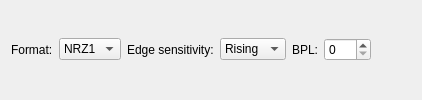
          <widget class="QWidget" name="tape">
           <attribute name="title">
            <string>Input signal</string>
           </attribute>
           <layout class="QVBoxLayout" name="verticalLayout_3">
            <item>
             <layout class="QHBoxLayout" name="horizontalLayout_3">
              <item>
               <widget class="QLabel" name="label_13">
                <property name="text">
                 <string>Format:</string>
                </property>
               </widget>
              </item>
              <item>
               <widget class="QComboBox" name="format">
                <item>
                 <property name="text">
                  <string>NRZ1</string>
                 </property>
                </item>
                <item>
                 <property name="text">
                  <string>PE</string>
                 </property>
                </item>
               </widget>
              </item>
              <item>
               <widget class="QLabel" name="label">
                <property name="text">
                 <string>Edge sensitivity:</string>
                </property>
               </widget>
              </item>
              <item>
               <widget class="QComboBox" name="edge_sens">
                <item>
                 <property name="text">
                  <string>Rising</string>
                 </property>
                </item>
                <item>
                 <property name="text">
                  <string>Falling</string>
                 </property>
                </item>
                <item>
                 <property name="text">
                  <string>Both</string>
                 </property>
                </item>
               </widget>
              </item>
              <item>
               <widget class="QLabel" name="label_23">
                <property name="text">
                 <string>BPL:</string>
                </property>
               </widget>
              </item>
              <item>
               <widget class="QSpinBox" name="bpl">
                <property name="maximum">
                 <number>999</number>
                </property>
               </widget>
              </item>
              <item>
               <spacer name="horizontalSpacer_4">
                <property name="orientation">
                 <enum>Qt::Horizontal</enum>
                </property>
                <property name="sizeHint" stdset="0">
                 <size>
                  <width>40</width>
                  <height>20</height>
                 </size>
                </property>
               </spacer>
              </item>
             </layout>
            </item>
           </layout>
          </widget>
